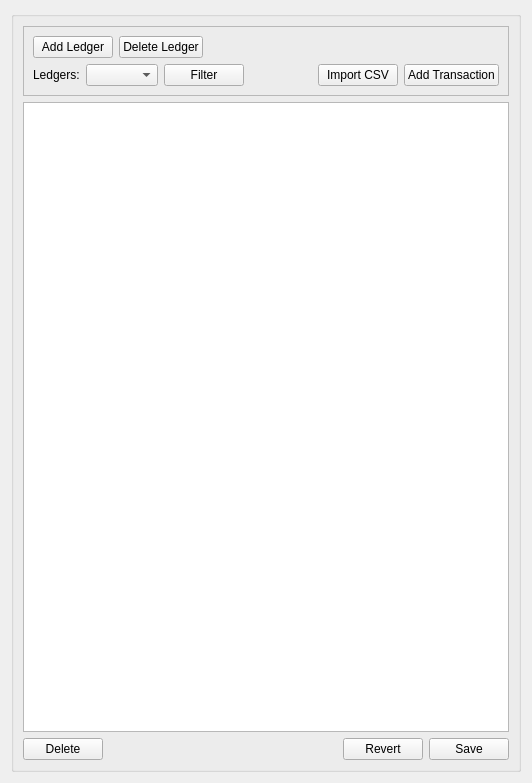
<?xml version="1.0" encoding="UTF-8"?>
<ui version="4.0">
 <class>TransactionsWidget</class>
 <widget class="QWidget" name="TransactionsWidget">
  <property name="geometry">
   <rect>
    <x>0</x>
    <y>0</y>
    <width>532</width>
    <height>783</height>
   </rect>
  </property>
  <property name="windowTitle">
   <string>Transactions</string>
  </property>
  <layout class="QGridLayout" name="gridLayout">
   <item row="0" column="0">
    <widget class="QGroupBox" name="groupBox">
     <property name="maximumSize">
      <size>
       <width>5000</width>
       <height>16777215</height>
      </size>
     </property>
     <property name="title">
      <string/>
     </property>
     <layout class="QVBoxLayout" name="_2">
      <property name="spacing">
       <number>6</number>
      </property>
      <property name="leftMargin">
       <number>9</number>
      </property>
      <property name="topMargin">
       <number>9</number>
      </property>
      <property name="rightMargin">
       <number>9</number>
      </property>
      <property name="bottomMargin">
       <number>9</number>
      </property>
      <item>
       <widget class="QFrame" name="controlFrame">
        <property name="frameShape">
         <enum>QFrame::StyledPanel</enum>
        </property>
        <property name="frameShadow">
         <enum>QFrame::Raised</enum>
        </property>
        <layout class="QVBoxLayout" name="verticalLayout">
         <item>
          <layout class="QHBoxLayout" name="ledgerManagement">
           <item>
            <widget class="QPushButton" name="addLedgerButton">
             <property name="text">
              <string>Add Ledger</string>
             </property>
            </widget>
           </item>
           <item>
            <widget class="QPushButton" name="deleteLedger">
             <property name="text">
              <string>Delete Ledger</string>
             </property>
            </widget>
           </item>
           <item>
            <spacer name="horizontalSpacer">
             <property name="orientation">
              <enum>Qt::Horizontal</enum>
             </property>
             <property name="sizeHint" stdset="0">
              <size>
               <width>40</width>
               <height>20</height>
              </size>
             </property>
            </spacer>
           </item>
          </layout>
         </item>
         <item>
          <layout class="QHBoxLayout" name="viewManagement">
           <property name="sizeConstraint">
            <enum>QLayout::SetMaximumSize</enum>
           </property>
           <item>
            <widget class="QLabel" name="tablesLabel">
             <property name="sizePolicy">
              <sizepolicy hsizetype="Maximum" vsizetype="Preferred">
               <horstretch>0</horstretch>
               <verstretch>0</verstretch>
              </sizepolicy>
             </property>
             <property name="text">
              <string>Ledgers:</string>
             </property>
            </widget>
           </item>
           <item>
            <widget class="QComboBox" name="tablesCombo">
             <property name="sizePolicy">
              <sizepolicy hsizetype="Minimum" vsizetype="Fixed">
               <horstretch>0</horstretch>
               <verstretch>0</verstretch>
              </sizepolicy>
             </property>
            </widget>
           </item>
           <item>
            <widget class="QPushButton" name="filterButton">
             <property name="text">
              <string>Filter</string>
             </property>
            </widget>
           </item>
           <item>
            <spacer name="horizontalSpacer_3">
             <property name="orientation">
              <enum>Qt::Horizontal</enum>
             </property>
             <property name="sizeType">
              <enum>QSizePolicy::Expanding</enum>
             </property>
             <property name="sizeHint" stdset="0">
              <size>
               <width>40</width>
               <height>20</height>
              </size>
             </property>
            </spacer>
           </item>
           <item>
            <widget class="QPushButton" name="importButton">
             <property name="text">
              <string>Import CSV</string>
             </property>
            </widget>
           </item>
           <item>
            <widget class="QPushButton" name="addButton">
             <property name="text">
              <string>Add Transaction</string>
             </property>
            </widget>
           </item>
          </layout>
         </item>
        </layout>
       </widget>
      </item>
      <item>
       <widget class="QTableView" name="transactionsTable">
        <property name="sizePolicy">
         <sizepolicy hsizetype="Expanding" vsizetype="Expanding">
          <horstretch>0</horstretch>
          <verstretch>0</verstretch>
         </sizepolicy>
        </property>
        <property name="selectionBehavior">
         <enum>QAbstractItemView::SelectRows</enum>
        </property>
        <property name="sortingEnabled">
         <bool>true</bool>
        </property>
       </widget>
      </item>
      <item>
       <layout class="QHBoxLayout" name="buttonLayout">
        <property name="sizeConstraint">
         <enum>QLayout::SetMaximumSize</enum>
        </property>
        <item>
         <widget class="QPushButton" name="deleteButton">
          <property name="text">
           <string>Delete</string>
          </property>
         </widget>
        </item>
        <item>
         <spacer name="horizontalSpacer_2">
          <property name="orientation">
           <enum>Qt::Horizontal</enum>
          </property>
          <property name="sizeHint" stdset="0">
           <size>
            <width>40</width>
            <height>20</height>
           </size>
          </property>
         </spacer>
        </item>
        <item>
         <widget class="QPushButton" name="revertButton">
          <property name="maximumSize">
           <size>
            <width>100</width>
            <height>16777215</height>
           </size>
          </property>
          <property name="text">
           <string>Revert</string>
          </property>
         </widget>
        </item>
        <item>
         <widget class="QPushButton" name="saveButton">
          <property name="maximumSize">
           <size>
            <width>100</width>
            <height>16777215</height>
           </size>
          </property>
          <property name="layoutDirection">
           <enum>Qt::RightToLeft</enum>
          </property>
          <property name="text">
           <string>Save</string>
          </property>
         </widget>
        </item>
       </layout>
      </item>
     </layout>
    </widget>
   </item>
  </layout>
 </widget>
 <resources/>
 <connections/>
</ui>
